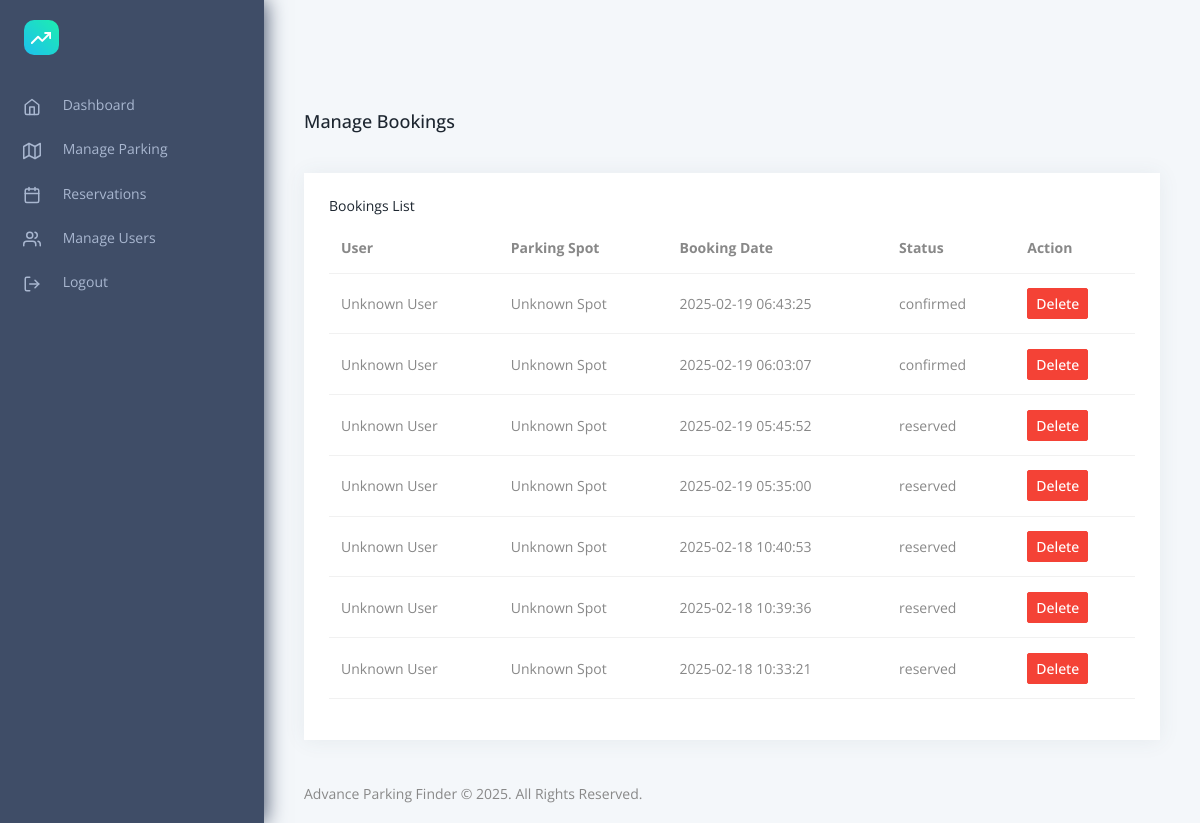
The app's page /admin/manage_reservations.php (signed in) with its own data.
### tables this page shows
CREATE TABLE `bookings` (
  `id` int(11) NOT NULL,
  `user_id` int(11) NOT NULL,
  `parking_id` int(11) NOT NULL,
  `status` enum('reserved','confirmed','cancelled') DEFAULT 'reserved',
  `payment_status` enum('pending','completed','failed') DEFAULT 'pending',
  `payment_method` enum('credit_card','upi','paypal','cash') DEFAULT NULL,
  `created_at` timestamp NOT NULL DEFAULT current_timestamp()
);

### admin/manage_reservations.php (the view, shortened to what this page needs)
<?php
include '../config/db_connect.php';
$result = $conn->query("SELECT b.id, u.name AS user_name, p.name AS parking_name, b.created_at AS booking_date, b.status
                        FROM bookings b
                        LEFT JOIN users u ON b.user_id = u.id
                        LEFT JOIN parking_slots p ON b.parking_id = p.id
                        ORDER BY b.created_at DESC");
?>
<!DOCTYPE html>
<html lang="en">
<head>
    <?php include '../includes/head.php'; ?>
</head>
<body>
    <?php include '../includes/sidebar.php'; ?>
    <div class="pc-container">
        <div class="pc-content">
            <div class="page-header">
                <h5 class="mb-0">Manage Bookings</h5>
            </div>
            <div class="row">
                <div class="col-md-12">
                    <div class="card">
                        <div class="card-body">
                            <h6>Bookings List</h6>
                            <table class="table">
                                <thead>
                                    <tr>
                                        <th>User</th>
                                        <th>Parking Spot</th>
                                        <th>Booking Date</th>
                                        <th>Status</th>
                                        <th>Action</th>
                                    </tr>
                                </thead>
                                <tbody>
                                    <?php while ($row = $result->fetch_assoc()) { ?>
                                        <tr>
                                            <td><?php echo htmlspecialchars($row['user_name'] ?? 'Unknown User'); ?></td>
                                            <td><?php echo htmlspecialchars($row['parking_name'] ?? 'Unknown Spot'); ?></td>
                                            <td><?php echo htmlspecialchars($row['booking_date']); ?></td>
                                            <td>
                                                <?php echo htmlspecialchars($row['status']); ?>
                                            </td>
                                            <td>
                                                <form method="POST" style="display: inline;" onsubmit="return confirmDelete()">
                                                    <button type="submit" name="delete_booking" class="btn btn-sm btn-danger">
                                                        Delete
                                                    </button>
                                                </form>
                                            </td>
                                        </tr>
                                    <?php } ?>
                                </tbody>
                            </table>
                        </div>
                    </div>
                </div>
            </div>
        </div>
    </div>
    <?php include '../includes/footer.php'; ?>
</body>
</html>

### records on screen
bookings: user_name "Unknown User", parking_name "Unknown Spot", created_at "2025-02-19 06:43:25", status "confirmed"
bookings: user_name "Unknown User", parking_name "Unknown Spot", created_at "2025-02-19 06:03:07", status "confirmed"
bookings: user_name "Unknown User", parking_name "Unknown Spot", created_at "2025-02-19 05:45:52", status "reserved"
bookings: user_name "Unknown User", parking_name "Unknown Spot", created_at "2025-02-19 05:35:00", status "reserved"
bookings: user_name "Unknown User", parking_name "Unknown Spot", created_at "2025-02-18 10:40:53", status "reserved"
bookings: user_name "Unknown User", parking_name "Unknown Spot", created_at "2025-02-18 10:39:36", status "reserved"
bookings: user_name "Unknown User", parking_name "Unknown Spot", created_at "2025-02-18 10:33:21", status "reserved"
